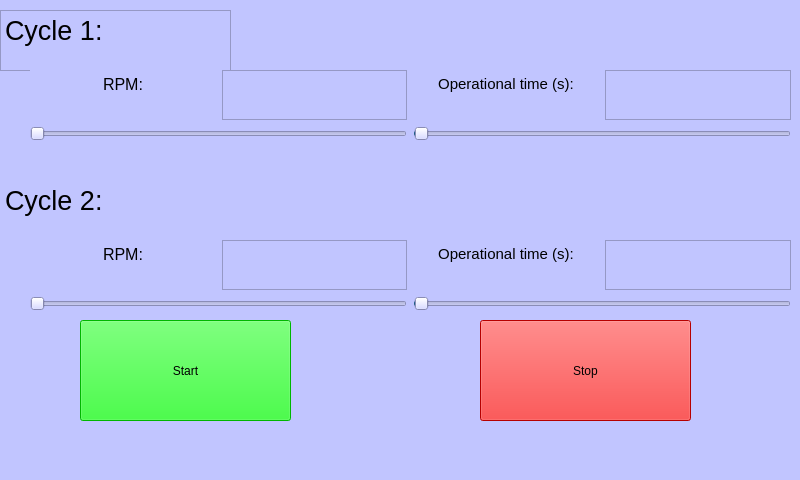
<?xml version="1.0" encoding="UTF-8"?>
<ui version="4.0">
 <class>MainWindow</class>
 <widget class="QMainWindow" name="MainWindow">
  <property name="enabled">
   <bool>true</bool>
  </property>
  <property name="geometry">
   <rect>
    <x>0</x>
    <y>0</y>
    <width>800</width>
    <height>480</height>
   </rect>
  </property>
  <property name="windowTitle">
   <string>MainWindow</string>
  </property>
  <property name="styleSheet">
   <string notr="true">background-color: rgb(193, 197, 255);</string>
  </property>
  <widget class="QWidget" name="centralwidget">
   <widget class="QPushButton" name="startButton">
    <property name="geometry">
     <rect>
      <x>80</x>
      <y>320</y>
      <width>211</width>
      <height>101</height>
     </rect>
    </property>
    <property name="styleSheet">
     <string notr="true">font: 20pt &quot;MS Shell Dlg 2&quot;;
background-color: rgb(0, 255, 0);</string>
    </property>
    <property name="text">
     <string>Start</string>
    </property>
   </widget>
   <widget class="QPushButton" name="stopButton">
    <property name="geometry">
     <rect>
      <x>480</x>
      <y>320</y>
      <width>211</width>
      <height>101</height>
     </rect>
    </property>
    <property name="styleSheet">
     <string notr="true">font: 20pt &quot;MS Shell Dlg 2&quot;;
background-color: rgb(255, 0, 0);</string>
    </property>
    <property name="text">
     <string>Stop</string>
    </property>
   </widget>
   <widget class="QTextEdit" name="textEdit_3">
    <property name="geometry">
     <rect>
      <x>0</x>
      <y>10</y>
      <width>231</width>
      <height>61</height>
     </rect>
    </property>
    <property name="html">
     <string>&lt;!DOCTYPE HTML PUBLIC &quot;-//W3C//DTD HTML 4.0//EN&quot; &quot;http://www.w3.org/TR/REC-html40/strict.dtd&quot;&gt;
&lt;html&gt;&lt;head&gt;&lt;meta name=&quot;qrichtext&quot; content=&quot;1&quot; /&gt;&lt;style type=&quot;text/css&quot;&gt;
p, li { white-space: pre-wrap; }
&lt;/style&gt;&lt;/head&gt;&lt;body style=&quot; font-family:'MS Shell Dlg 2'; font-size:7.8pt; font-weight:400; font-style:normal;&quot;&gt;
&lt;p style=&quot; margin-top:0px; margin-bottom:0px; margin-left:0px; margin-right:0px; -qt-block-indent:0; text-indent:0px;&quot;&gt;&lt;span style=&quot; font-size:20pt;&quot;&gt;Cycle 1:&lt;/span&gt;&lt;/p&gt;&lt;/body&gt;&lt;/html&gt;</string>
    </property>
   </widget>
   <widget class="QWidget" name="gridLayoutWidget_5">
    <property name="geometry">
     <rect>
      <x>30</x>
      <y>70</y>
      <width>761</width>
      <height>71</height>
     </rect>
    </property>
    <layout class="QGridLayout" name="gridLayout">
     <item row="0" column="1">
      <widget class="QTextEdit" name="dispStirrerSpeed">
       <property name="styleSheet">
        <string notr="true">font: 20pt &quot;MS Shell Dlg 2&quot;;</string>
       </property>
       <property name="verticalScrollBarPolicy">
        <enum>Qt::ScrollBarAlwaysOff</enum>
       </property>
       <property name="readOnly">
        <bool>true</bool>
       </property>
       <property name="html">
        <string>&lt;!DOCTYPE HTML PUBLIC &quot;-//W3C//DTD HTML 4.0//EN&quot; &quot;http://www.w3.org/TR/REC-html40/strict.dtd&quot;&gt;
&lt;html&gt;&lt;head&gt;&lt;meta name=&quot;qrichtext&quot; content=&quot;1&quot; /&gt;&lt;style type=&quot;text/css&quot;&gt;
p, li { white-space: pre-wrap; }
&lt;/style&gt;&lt;/head&gt;&lt;body style=&quot; font-family:'MS Shell Dlg 2'; font-size:20pt; font-weight:400; font-style:normal;&quot;&gt;
&lt;p style=&quot;-qt-paragraph-type:empty; margin-top:0px; margin-bottom:0px; margin-left:0px; margin-right:0px; -qt-block-indent:0; text-indent:0px;&quot;&gt;&lt;br /&gt;&lt;/p&gt;&lt;/body&gt;&lt;/html&gt;</string>
       </property>
      </widget>
     </item>
     <item row="0" column="2">
      <widget class="QTextEdit" name="textEdit_2">
       <property name="styleSheet">
        <string notr="true">background-color: rgba(255, 255, 255,0);</string>
       </property>
       <property name="verticalScrollBarPolicy">
        <enum>Qt::ScrollBarAlwaysOff</enum>
       </property>
       <property name="readOnly">
        <bool>true</bool>
       </property>
       <property name="html">
        <string>&lt;!DOCTYPE HTML PUBLIC &quot;-//W3C//DTD HTML 4.0//EN&quot; &quot;http://www.w3.org/TR/REC-html40/strict.dtd&quot;&gt;
&lt;html&gt;&lt;head&gt;&lt;meta name=&quot;qrichtext&quot; content=&quot;1&quot; /&gt;&lt;style type=&quot;text/css&quot;&gt;
p, li { white-space: pre-wrap; }
&lt;/style&gt;&lt;/head&gt;&lt;body style=&quot; font-family:'MS Shell Dlg 2'; font-size:7.8pt; font-weight:400; font-style:normal;&quot;&gt;
&lt;p align=&quot;center&quot; style=&quot; margin-top:0px; margin-bottom:0px; margin-left:0px; margin-right:0px; -qt-block-indent:0; text-indent:0px;&quot;&gt;&lt;span style=&quot; font-size:11pt;&quot;&gt;Operational time (s):&lt;/span&gt;&lt;/p&gt;&lt;/body&gt;&lt;/html&gt;</string>
       </property>
      </widget>
     </item>
     <item row="0" column="3">
      <widget class="QTextEdit" name="dispOperationalTime">
       <property name="styleSheet">
        <string notr="true">font: 20pt &quot;MS Shell Dlg 2&quot;;</string>
       </property>
       <property name="verticalScrollBarPolicy">
        <enum>Qt::ScrollBarAlwaysOff</enum>
       </property>
       <property name="readOnly">
        <bool>true</bool>
       </property>
       <property name="html">
        <string>&lt;!DOCTYPE HTML PUBLIC &quot;-//W3C//DTD HTML 4.0//EN&quot; &quot;http://www.w3.org/TR/REC-html40/strict.dtd&quot;&gt;
&lt;html&gt;&lt;head&gt;&lt;meta name=&quot;qrichtext&quot; content=&quot;1&quot; /&gt;&lt;style type=&quot;text/css&quot;&gt;
p, li { white-space: pre-wrap; }
&lt;/style&gt;&lt;/head&gt;&lt;body style=&quot; font-family:'MS Shell Dlg 2'; font-size:20pt; font-weight:400; font-style:normal;&quot;&gt;
&lt;p style=&quot;-qt-paragraph-type:empty; margin-top:0px; margin-bottom:0px; margin-left:0px; margin-right:0px; -qt-block-indent:0; text-indent:0px;&quot;&gt;&lt;br /&gt;&lt;/p&gt;&lt;/body&gt;&lt;/html&gt;</string>
       </property>
      </widget>
     </item>
     <item row="0" column="0">
      <widget class="QTextEdit" name="textEdit">
       <property name="styleSheet">
        <string notr="true">background-color: rgba(255, 255, 255,0);</string>
       </property>
       <property name="verticalScrollBarPolicy">
        <enum>Qt::ScrollBarAlwaysOff</enum>
       </property>
       <property name="readOnly">
        <bool>true</bool>
       </property>
       <property name="html">
        <string>&lt;!DOCTYPE HTML PUBLIC &quot;-//W3C//DTD HTML 4.0//EN&quot; &quot;http://www.w3.org/TR/REC-html40/strict.dtd&quot;&gt;
&lt;html&gt;&lt;head&gt;&lt;meta name=&quot;qrichtext&quot; content=&quot;1&quot; /&gt;&lt;style type=&quot;text/css&quot;&gt;
p, li { white-space: pre-wrap; }
&lt;/style&gt;&lt;/head&gt;&lt;body style=&quot; font-family:'MS Shell Dlg 2'; font-size:7.8pt; font-weight:400; font-style:normal;&quot;&gt;
&lt;p align=&quot;center&quot; style=&quot; margin-top:0px; margin-bottom:0px; margin-left:0px; margin-right:0px; -qt-block-indent:0; text-indent:0px;&quot;&gt;&lt;span style=&quot; font-size:12pt;&quot;&gt;RPM:&lt;/span&gt;&lt;/p&gt;
&lt;p align=&quot;center&quot; style=&quot;-qt-paragraph-type:empty; margin-top:0px; margin-bottom:0px; margin-left:0px; margin-right:0px; -qt-block-indent:0; text-indent:0px;&quot;&gt;&lt;br /&gt;&lt;/p&gt;&lt;/body&gt;&lt;/html&gt;</string>
       </property>
      </widget>
     </item>
     <item row="1" column="0" colspan="2">
      <widget class="QSlider" name="stirrerSpeed">
       <property name="minimum">
        <number>50</number>
       </property>
       <property name="maximum">
        <number>1000</number>
       </property>
       <property name="singleStep">
        <number>10</number>
       </property>
       <property name="sliderPosition">
        <number>50</number>
       </property>
       <property name="orientation">
        <enum>Qt::Horizontal</enum>
       </property>
      </widget>
     </item>
     <item row="1" column="2" colspan="2">
      <widget class="QSlider" name="operationalTime">
       <property name="minimum">
        <number>1</number>
       </property>
       <property name="maximum">
        <number>1000</number>
       </property>
       <property name="singleStep">
        <number>10</number>
       </property>
       <property name="value">
        <number>5</number>
       </property>
       <property name="sliderPosition">
        <number>5</number>
       </property>
       <property name="orientation">
        <enum>Qt::Horizontal</enum>
       </property>
      </widget>
     </item>
    </layout>
   </widget>
   <widget class="QTextEdit" name="textEdit_5">
    <property name="geometry">
     <rect>
      <x>0</x>
      <y>180</y>
      <width>231</width>
      <height>61</height>
     </rect>
    </property>
    <property name="styleSheet">
     <string notr="true">background-color: rgba(255, 255, 255,0);
border-color: rgb(255, 255, 255,0);</string>
    </property>
    <property name="html">
     <string>&lt;!DOCTYPE HTML PUBLIC &quot;-//W3C//DTD HTML 4.0//EN&quot; &quot;http://www.w3.org/TR/REC-html40/strict.dtd&quot;&gt;
&lt;html&gt;&lt;head&gt;&lt;meta name=&quot;qrichtext&quot; content=&quot;1&quot; /&gt;&lt;style type=&quot;text/css&quot;&gt;
p, li { white-space: pre-wrap; }
&lt;/style&gt;&lt;/head&gt;&lt;body style=&quot; font-family:'MS Shell Dlg 2'; font-size:7.8pt; font-weight:400; font-style:normal;&quot;&gt;
&lt;p style=&quot; margin-top:0px; margin-bottom:0px; margin-left:0px; margin-right:0px; -qt-block-indent:0; text-indent:0px;&quot;&gt;&lt;span style=&quot; font-size:20pt;&quot;&gt;Cycle 2:&lt;/span&gt;&lt;/p&gt;&lt;/body&gt;&lt;/html&gt;</string>
    </property>
   </widget>
   <widget class="QWidget" name="gridLayoutWidget_6">
    <property name="geometry">
     <rect>
      <x>30</x>
      <y>240</y>
      <width>761</width>
      <height>71</height>
     </rect>
    </property>
    <layout class="QGridLayout" name="gridLayout_2">
     <item row="1" column="2" colspan="2">
      <widget class="QSlider" name="operationalTime_3">
       <property name="minimum">
        <number>1</number>
       </property>
       <property name="maximum">
        <number>1000</number>
       </property>
       <property name="singleStep">
        <number>10</number>
       </property>
       <property name="value">
        <number>5</number>
       </property>
       <property name="sliderPosition">
        <number>5</number>
       </property>
       <property name="orientation">
        <enum>Qt::Horizontal</enum>
       </property>
      </widget>
     </item>
     <item row="0" column="0">
      <widget class="QTextEdit" name="textEdit_9">
       <property name="styleSheet">
        <string notr="true">background-color: rgba(255, 255, 255,0);</string>
       </property>
       <property name="verticalScrollBarPolicy">
        <enum>Qt::ScrollBarAlwaysOff</enum>
       </property>
       <property name="readOnly">
        <bool>true</bool>
       </property>
       <property name="html">
        <string>&lt;!DOCTYPE HTML PUBLIC &quot;-//W3C//DTD HTML 4.0//EN&quot; &quot;http://www.w3.org/TR/REC-html40/strict.dtd&quot;&gt;
&lt;html&gt;&lt;head&gt;&lt;meta name=&quot;qrichtext&quot; content=&quot;1&quot; /&gt;&lt;style type=&quot;text/css&quot;&gt;
p, li { white-space: pre-wrap; }
&lt;/style&gt;&lt;/head&gt;&lt;body style=&quot; font-family:'MS Shell Dlg 2'; font-size:7.8pt; font-weight:400; font-style:normal;&quot;&gt;
&lt;p align=&quot;center&quot; style=&quot; margin-top:0px; margin-bottom:0px; margin-left:0px; margin-right:0px; -qt-block-indent:0; text-indent:0px;&quot;&gt;&lt;span style=&quot; font-size:12pt;&quot;&gt;RPM:&lt;/span&gt;&lt;/p&gt;
&lt;p align=&quot;center&quot; style=&quot;-qt-paragraph-type:empty; margin-top:0px; margin-bottom:0px; margin-left:0px; margin-right:0px; -qt-block-indent:0; text-indent:0px;&quot;&gt;&lt;br /&gt;&lt;/p&gt;&lt;/body&gt;&lt;/html&gt;</string>
       </property>
      </widget>
     </item>
     <item row="1" column="0" colspan="2">
      <widget class="QSlider" name="stirrerSpeed_3">
       <property name="minimum">
        <number>50</number>
       </property>
       <property name="maximum">
        <number>1000</number>
       </property>
       <property name="singleStep">
        <number>10</number>
       </property>
       <property name="sliderPosition">
        <number>50</number>
       </property>
       <property name="orientation">
        <enum>Qt::Horizontal</enum>
       </property>
      </widget>
     </item>
     <item row="0" column="2">
      <widget class="QTextEdit" name="textEdit_8">
       <property name="styleSheet">
        <string notr="true">background-color: rgba(255, 255, 255,0);</string>
       </property>
       <property name="verticalScrollBarPolicy">
        <enum>Qt::ScrollBarAlwaysOff</enum>
       </property>
       <property name="readOnly">
        <bool>true</bool>
       </property>
       <property name="html">
        <string>&lt;!DOCTYPE HTML PUBLIC &quot;-//W3C//DTD HTML 4.0//EN&quot; &quot;http://www.w3.org/TR/REC-html40/strict.dtd&quot;&gt;
&lt;html&gt;&lt;head&gt;&lt;meta name=&quot;qrichtext&quot; content=&quot;1&quot; /&gt;&lt;style type=&quot;text/css&quot;&gt;
p, li { white-space: pre-wrap; }
&lt;/style&gt;&lt;/head&gt;&lt;body style=&quot; font-family:'MS Shell Dlg 2'; font-size:7.8pt; font-weight:400; font-style:normal;&quot;&gt;
&lt;p align=&quot;center&quot; style=&quot; margin-top:0px; margin-bottom:0px; margin-left:0px; margin-right:0px; -qt-block-indent:0; text-indent:0px;&quot;&gt;&lt;span style=&quot; font-size:11pt;&quot;&gt;Operational time (s):&lt;/span&gt;&lt;/p&gt;&lt;/body&gt;&lt;/html&gt;</string>
       </property>
      </widget>
     </item>
     <item row="0" column="3">
      <widget class="QTextEdit" name="dispOperationalTime_3">
       <property name="styleSheet">
        <string notr="true">font: 20pt &quot;MS Shell Dlg 2&quot;;</string>
       </property>
       <property name="verticalScrollBarPolicy">
        <enum>Qt::ScrollBarAlwaysOff</enum>
       </property>
       <property name="readOnly">
        <bool>true</bool>
       </property>
       <property name="html">
        <string>&lt;!DOCTYPE HTML PUBLIC &quot;-//W3C//DTD HTML 4.0//EN&quot; &quot;http://www.w3.org/TR/REC-html40/strict.dtd&quot;&gt;
&lt;html&gt;&lt;head&gt;&lt;meta name=&quot;qrichtext&quot; content=&quot;1&quot; /&gt;&lt;style type=&quot;text/css&quot;&gt;
p, li { white-space: pre-wrap; }
&lt;/style&gt;&lt;/head&gt;&lt;body style=&quot; font-family:'MS Shell Dlg 2'; font-size:20pt; font-weight:400; font-style:normal;&quot;&gt;
&lt;p style=&quot;-qt-paragraph-type:empty; margin-top:0px; margin-bottom:0px; margin-left:0px; margin-right:0px; -qt-block-indent:0; text-indent:0px;&quot;&gt;&lt;br /&gt;&lt;/p&gt;&lt;/body&gt;&lt;/html&gt;</string>
       </property>
      </widget>
     </item>
     <item row="0" column="1">
      <widget class="QTextEdit" name="dispStirrerSpeed_3">
       <property name="styleSheet">
        <string notr="true">font: 20pt &quot;MS Shell Dlg 2&quot;;</string>
       </property>
       <property name="verticalScrollBarPolicy">
        <enum>Qt::ScrollBarAlwaysOff</enum>
       </property>
       <property name="readOnly">
        <bool>true</bool>
       </property>
       <property name="html">
        <string>&lt;!DOCTYPE HTML PUBLIC &quot;-//W3C//DTD HTML 4.0//EN&quot; &quot;http://www.w3.org/TR/REC-html40/strict.dtd&quot;&gt;
&lt;html&gt;&lt;head&gt;&lt;meta name=&quot;qrichtext&quot; content=&quot;1&quot; /&gt;&lt;style type=&quot;text/css&quot;&gt;
p, li { white-space: pre-wrap; }
&lt;/style&gt;&lt;/head&gt;&lt;body style=&quot; font-family:'MS Shell Dlg 2'; font-size:20pt; font-weight:400; font-style:normal;&quot;&gt;
&lt;p style=&quot;-qt-paragraph-type:empty; margin-top:0px; margin-bottom:0px; margin-left:0px; margin-right:0px; -qt-block-indent:0; text-indent:0px;&quot;&gt;&lt;br /&gt;&lt;/p&gt;&lt;/body&gt;&lt;/html&gt;</string>
       </property>
      </widget>
     </item>
    </layout>
   </widget>
   <zorder>textEdit_3</zorder>
   <zorder>startButton</zorder>
   <zorder>stopButton</zorder>
   <zorder>gridLayoutWidget_5</zorder>
   <zorder>textEdit_5</zorder>
   <zorder>gridLayoutWidget_6</zorder>
  </widget>
  <widget class="QMenuBar" name="menubar">
   <property name="geometry">
    <rect>
     <x>0</x>
     <y>0</y>
     <width>800</width>
     <height>26</height>
    </rect>
   </property>
  </widget>
  <widget class="QStatusBar" name="statusbar"/>
 </widget>
 <resources/>
 <connections>
  <connection>
   <sender>stirrerSpeed</sender>
   <signal>valueChanged(int)</signal>
   <receiver>dispStirrerSpeed</receiver>
   <slot>update()</slot>
   <hints>
    <hint type="sourcelabel">
     <x>395</x>
     <y>354</y>
    </hint>
    <hint type="destinationlabel">
     <x>395</x>
     <y>311</y>
    </hint>
   </hints>
  </connection>
 </connections>
</ui>
